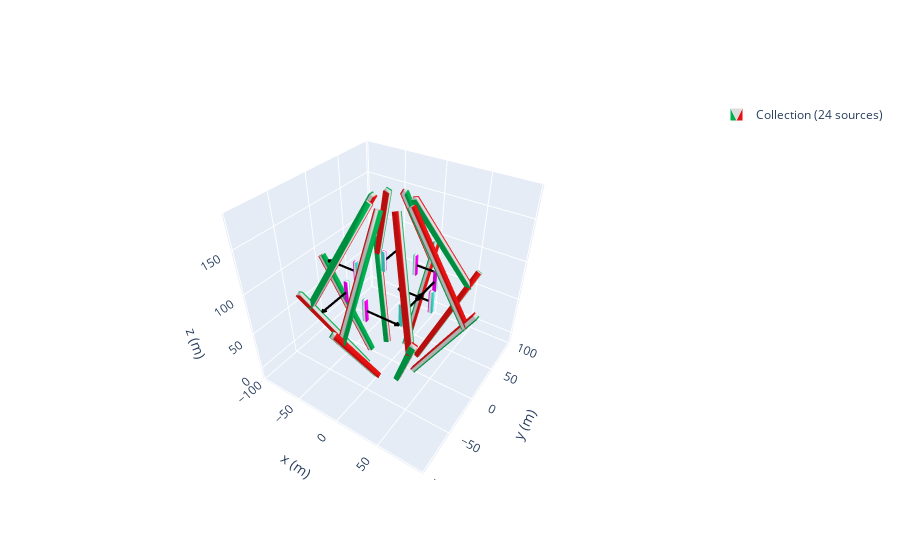

Notebook cell for this chart:
### Code cell
zeeman_prof = magpy.Collection()
j = 30
n = 8
a = 0# distance it circles aroundthe center 
c = 30 #angle of first bar
d =  30#angle of second bar(24)
b = -190# distnace the two section of the array are apart from each other
k = -100 #the first and second magnent are apart
e = 40
l = -10
p= -20# distance the thrid and 4th magnet are apart from each other
m  = -40
mystyle = mstyle = dict(
    mode="color+arrow",
    color=dict(north="magenta", middle="white", south="turquoise"),
    arrow=dict(width=2, color="k")
)
angles = np.linspace(0, 360, n, endpoint=False)
for i in angles:
    cube1= magpy.magnet.Cuboid(
    dimension=(6,6,125),
    polarization=(-(1.080),0,0),
    position=(70+a+l,0,140+k))
    cube2 = magpy.magnet.Cuboid(dimension= (4,4,25),
    polarization=(-1.17,0,0),
    position=(55+a+l,0,50+e),style_magnetization = mystyle)
    cube3= magpy.magnet.Cuboid(
    dimension=(6,6,125),
    polarization=(1.08,0,0),
    position=(91.5+m,0,320+b))
    cube4 = magpy.magnet.Cuboid(dimension= (4,4,25),
    polarization=(1.17,0,0),
    position=(140+a+p+m,0,90),)
  

#     cube5 = magpy.magnet.Cuboid(dimension= (4,4,25),
#     polarization=(-1.17,0,0),
#     position=(90+a+p+m,0,190))

#     cube6 = magpy.magnet.Cuboid(dimension= (4,4,25),
#     polarization=(-1.17,0,0),
#     position=(80+a+p+m,0,200),
# )
   


    cube1.rotate_from_angax(i, 'z')
    cube1.rotate_from_angax(c, 'y',)
    cube1.rotate_from_angax(i, 'z', anchor=0)
 
 
    cube2.rotate_from_angax(i, 'z',anchor = 0)
    cube2.rotate_from_angax(i, 'z')
    cube3.rotate_from_angax(i, 'z', anchor=0)
    cube3.rotate_from_angax(-d, 'y')
    cube3.rotate_from_angax(i, 'z')
  
    #cube4.rotate_from_angax(i, 'z', anchor=0)
    #cube4.rotate_from_angax(-d, 'y')
    #cube4.rotate_from_angax(i, 'z')
    # cube5.rotate_from_angax(i, 'z', anchor=0)
    # cube5.rotate_from_angax(i, 'z')
    # cube6.rotate_from_angax(i, 'z', anchor=0)
    # cube6.rotate_from_angax(i, 'z')

    zeeman_prof.add(cube1)
    zeeman_prof.add(cube2)
    zeeman_prof.add(cube3)
    #zeeman_prof.add(cube4)
    # zeeman_prof.add(cube5)
    # zeeman_prof.add(cube6)
    j = j+1
magpy.show(zeeman_prof.rotate_from_angax(0,'x'), backend='plotly',)

### Figure 1 — Plotly figure (JSON) as saved in the notebook; plotly's stock layout.template omitted (floating-point values rounded to 4 significant figures; data arrays with more than 128 entries replaced by an {"elided": "..."} marker saying what was removed)
{"data": [{"color": "#2e91e5", "colorscale": [[0, "#00b050"], [0.16, "#00b050"], [0.26, "#dddddd"], [0.74, "#dddddd"], [0.84, "#e71111"], [1, "#e71111"]], "i": {"elided": "192 int values"}, "intensity": [1, 1, 0, 0, 1, 1, 0, 0, 0, 0, 1, 1, 0, 0, 1, 1, 1, 1, 0, 0, 1, 1, 0, 0, 0, 0, 1, 1, 0, 0, 1, 1, 1, 1, 0, 0, 1, 1, 0, 0, 0, 0, 1, 1, 0, 0, 1, 1, 1, 1, 0, 0, 1, 1, 0, 0, 0, 0, 1, 1, 0, 0, 1, 1, 1, 1, 0, 0, 1, 1, 0, 0, 0, 0, 1, 1, 0, 0, 1, 1, 1, 1, 0, 0, 1, 1, 0, 0, 0, 0, 1, 1, 0, 0, 1, 1, 1, 1, 0, 0, 1, 1, 0, 0, 0, 0, 1, 1, 0, 0, 1, 1, 1, 1, 0, 0, 1, 1, 0, 0, 0, 0, 1, 1, 0, 0, 1, 1], "j": {"elided": "192 int values"}, "k": {"elided": "192 int values"}, "legendgroup": "Collection(id=1763009385568)", "name": "Collection (24 sources)", "opacity": 1, "showlegend": true, "showscale": false, "type": "mesh3d", "x": [26.15, 26.15, 31.35, 31.35, 88.65, 88.65, 93.85, 93.85, 80.15, 80.15, 85.35, 85.35, 17.65, 17.65, 22.85, 22.85, 23.33, 17.73, 17.33, 22.93, 67.52, 61.93, 61.52, 67.12, 61.51, 55.92, 55.51, 61.11, 17.32, 11.72, 11.32, 16.92, 3.0, 3.0, -3.0, -3.0, 3.0, 3.0, -3.0, -3.0, 3.0, 3.0, -3.0, -3.0, 3.0, 3.0, -3.0, -3.0, -22.93, -17.33, -17.73, -23.33, -67.12, -61.52, -61.93, -67.52, -61.11, -55.51, -55.92, -61.51, -16.92, -11.32, -11.72, -17.32, -31.35, -31.35, -26.15, -26.15, -93.85, -93.85, -88.65, -88.65, -85.35, -85.35, -80.15, -80.15, -22.85, -22.85, -17.65, -17.65, -17.33, -22.93, -23.33, -17.73, -61.52, -67.12, -67.52, -61.93, -55.51, -61.11, -61.51, -55.92, -11.32, -16.92, -17.32, -11.72, 3.0, 3.0, -3.0, -3.0, 3.0, 3.0, -3.0, -3.0, 3.0, 3.0, -3.0, -3.0, 3.0, 3.0, -3.0, -3.0, 17.73, 23.33, 22.93, 17.33, 61.93, 67.52, 67.12, 61.52, 55.92, 61.51, 61.11, 55.51, 11.72, 17.32, 16.92, 11.32], "y": [-3, 3, 3, -3, -3, 3, 3, -3, -3, 3, 3, -3, -3, 3, 3, -3, 17.33, 17.73, 23.33, 22.93, 61.52, 61.93, 67.52, 67.12, 55.51, 55.92, 61.51, 61.11, 11.32, 11.72, 17.32, 16.92, 31.35, 26.15, 26.15, 31.35, 93.85, 88.65, 88.65, 93.85, 85.35, 80.15, 80.15, 85.35, 22.85, 17.65, 17.65, 22.85, 22.93, 23.33, 17.73, 17.33, 67.12, 67.52, 61.93, 61.52, 61.11, 61.51, 55.92, 55.51, 16.92, 17.32, 11.72, 11.32, -3.0, 3.0, 3.0, -3.0, -3.0, 3.0, 3.0, -3.0, -3.0, 3.0, 3.0, -3.0, -3.0, 3.0, 3.0, -3.0, -23.33, -22.93, -17.33, -17.73, -67.52, -67.12, -61.52, -61.93, -61.51, -61.11, -55.51, -55.92, -17.32, -16.92, -11.32, -11.72, -26.15, -31.35, -31.35, -26.15, -88.65, -93.85, -93.85, -88.65, -80.15, -85.35, -85.35, -80.15, -17.65, -22.85, -22.85, -17.65, -17.73, -17.33, -22.93, -23.33, -61.93, -61.52, -67.12, -67.52, -55.92, -55.51, -61.11, -61.51, -11.72, -11.32, -16.92, -17.32], "z": [-12.63, -12.63, -15.63, -15.63, 95.63, 95.63, 92.63, 92.63, 74.37, 74.37, 77.37, 77.37, 182.6, 182.6, 185.6, 185.6, -14.13, -12.01, -14.13, -16.25, 94.13, 96.25, 94.13, 92.01, 75.87, 73.75, 75.87, 77.99, 184.1, 182.0, 184.1, 186.2, -15.63, -12.63, -12.63, -15.63, 92.63, 95.63, 95.63, 92.63, 77.37, 74.37, 74.37, 77.37, 185.6, 182.6, 182.6, 185.6, -16.25, -14.13, -12.01, -14.13, 92.01, 94.13, 96.25, 94.13, 77.99, 75.87, 73.75, 75.87, 186.2, 184.1, 182.0, 184.1, -15.63, -15.63, -12.63, -12.63, 92.63, 92.63, 95.63, 95.63, 77.37, 77.37, 74.37, 74.37, 185.6, 185.6, 182.6, 182.6, -14.13, -16.25, -14.13, -12.01, 94.13, 92.01, 94.13, 96.25, 75.87, 77.99, 75.87, 73.75, 184.1, 186.2, 184.1, 182.0, -12.63, -15.63, -15.63, -12.63, 95.63, 92.63, 92.63, 95.63, 74.37, 77.37, 77.37, 74.37, 182.6, 185.6, 185.6, 182.6, -12.01, -14.13, -16.25, -14.13, 96.25, 94.13, 92.01, 94.13, 73.75, 75.87, 77.99, 75.87, 182.0, 184.1, 186.2, 184.1]}, {"color": "#2e91e5", "colorscale": [[0, "turquoise"], [0.16, "turquoise"], [0.26, "white"], [0.74, "white"], [0.84, "magenta"], [1, "magenta"]], "i": [7, 0, 0, 0, 4, 4, 2, 6, 4, 0, 3, 7, 15, 8, 8, 8, 12, 12, 10, 14, 12, 8, 11, 15, 23, 16, 16, 16, 20, 20, 18, 22, 20, 16, 19, 23, 31, 24, 24, 24, 28, 28, 26, 30, 28, 24, 27, 31, 39, 32, 32, 32, 36, 36, 34, 38, 36, 32, 35, 39, 47, 40, 40, 40, 44, 44, 42, 46, 44, 40, 43, 47, 55, 48, 48, 48, 52, 52, 50, 54, 52, 48, 51, 55, 63, 56, 56, 56, 60, 60, 58, 62, 60, 56, 59, 63], "intensity": [1, 1, 0, 0, 1, 1, 0, 0, 1, 1, 0, 0, 1, 1, 0, 0, 1, 1, 0, 0, 1, 1, 0, 0, 1, 1, 0, 0, 1, 1, 0, 0, 1, 1, 0, 0, 1, 1, 0, 0, 1, 1, 0, 0, 1, 1, 0, 0, 1, 1, 0, 0, 1, 1, 0, 0, 1, 1, 0, 0, 1, 1, 0, 0], "j": [0, 7, 1, 2, 6, 7, 1, 2, 5, 5, 2, 2, 8, 15, 9, 10, 14, 15, 9, 10, 13, 13, 10, 10, 16, 23, 17, 18, 22, 23, 17, 18, 21, 21, 18, 18, 24, 31, 25, 26, 30, 31, 25, 26, 29, 29, 26, 26, 32, 39, 33, 34, 38, 39, 33, 34, 37, 37, 34, 34, 40, 47, 41, 42, 46, 47, 41, 42, 45, 45, 42, 42, 48, 55, 49, 50, 54, 55, 49, 50, 53, 53, 50, 50, 56, 63, 57, 58, 62, 63, 57, 58, 61, 61, 58, 58], "k": [3, 4, 2, 3, 5, 6, 5, 5, 0, 1, 7, 6, 11, 12, 10, 11, 13, 14, 13, 13, 8, 9, 15, 14, 19, 20, 18, 19, 21, 22, 21, 21, 16, 17, 23, 22, 27, 28, 26, 27, 29, 30, 29, 29, 24, 25, 31, 30, 35, 36, 34, 35, 37, 38, 37, 37, 32, 33, 39, 38, 43, 44, 42, 43, 45, 46, 45, 45, 40, 41, 47, 46, 51, 52, 50, 51, 53, 54, 53, 53, 48, 49, 55, 54, 59, 60, 58, 59, 61, 62, 61, 61, 56, 57, 63, 62], "legendgroup": "Collection(id=1763009385568)", "name": "Collection (24 sources)", "opacity": 1, "showlegend": false, "showscale": false, "type": "mesh3d", "x": [43, 43, 47, 47, 43, 43, 47, 47, 33.82, 29.82, 29.82, 33.82, 33.82, 29.82, 29.82, 33.82, 2.0, 2.0, -2.0, -2.0, 2.0, 2.0, -2.0, -2.0, -33.82, -29.82, -29.82, -33.82, -33.82, -29.82, -29.82, -33.82, -47, -47, -43, -43, -47, -47, -43, -43, -29.82, -33.82, -33.82, -29.82, -29.82, -33.82, -33.82, -29.82, 2.0, 2.0, -2.0, -2.0, 2.0, 2.0, -2.0, -2.0, 29.82, 33.82, 33.82, 29.82, 29.82, 33.82, 33.82, 29.82], "y": [-2, 2, 2, -2, -2, 2, 2, -2, 29.82, 29.82, 33.82, 33.82, 29.82, 29.82, 33.82, 33.82, 47, 43, 43, 47, 47, 43, 43, 47, 33.82, 33.82, 29.82, 29.82, 33.82, 33.82, 29.82, 29.82, -2.0, 2.0, 2.0, -2.0, -2.0, 2.0, 2.0, -2.0, -33.82, -33.82, -29.82, -29.82, -33.82, -33.82, -29.82, -29.82, -43, -47, -47, -43, -43, -47, -47, -43, -29.82, -29.82, -33.82, -33.82, -29.82, -29.82, -33.82, -33.82], "z": [77.5, 77.5, 77.5, 77.5, 102.5, 102.5, 102.5, 102.5, 77.5, 77.5, 77.5, 77.5, 102.5, 102.5, 102.5, 102.5, 77.5, 77.5, 77.5, 77.5, 102.5, 102.5, 102.5, 102.5, 77.5, 77.5, 77.5, 77.5, 102.5, 102.5, 102.5, 102.5, 77.5, 77.5, 77.5, 77.5, 102.5, 102.5, 102.5, 102.5, 77.5, 77.5, 77.5, 77.5, 102.5, 102.5, 102.5, 102.5, 77.5, 77.5, 77.5, 77.5, 102.5, 102.5, 102.5, 102.5, 77.5, 77.5, 77.5, 77.5, 102.5, 102.5, 102.5, 102.5]}, {"legendgroup": "Collection(id=1763009385568)", "line": {"color": "black", "dash": "solid", "width": 4.4}, "mode": "lines", "name": "Collection (24 sources)", "opacity": 1, "showlegend": false, "type": "scatter3d", "x": [null, 45, 7.5, 11.25, 7.5, 11.25, 7.5, 7.5, null, 31.82, 31.82, 34.07, 31.82, 29.57, 31.82, 31.82, null, 9.992e-15, 37.5, 33.75, 37.5, 33.75, 37.5, 37.5, null, -31.82, -31.82, -34.07, -31.82, -29.57, -31.82, -31.82, null, -45, -82.5, -78.75, -82.5, -78.75, -82.5, -82.5, null, -31.82, -31.82, -29.57, -31.82, -34.07, -31.82, -31.82, null, -9.992e-15, 37.5, 33.75, 37.5, 33.75, 37.5, 37.5, null, 31.82, 31.82, 29.57, 31.82, 34.07, 31.82, 31.82], "y": [null, 0, 8.327e-15, -2.25, 8.327e-15, 2.25, 8.327e-15, 8.327e-15, null, 31.82, -5.68, -1.93, -5.68, -1.93, -5.68, -5.68, null, 45, 45.0, 47.25, 45.0, 42.75, 45.0, 45.0, null, 31.82, 69.32, 65.57, 69.32, 65.57, 69.32, 69.32, null, 5.511e-15, 2.302e-14, -2.25, 2.302e-14, 2.25, 2.302e-14, 2.302e-14, null, -31.82, -69.32, -65.57, -69.32, -65.57, -69.32, -69.32, null, -45, -45.0, -42.75, -45.0, -47.25, -45.0, -45.0, null, -31.82, 5.68, 1.93, 5.68, 1.93, 5.68, 5.68], "z": [null, 90, 90, 90, 90, 90, 90, 90, null, 90, 90, 90, 90, 90, 90, 90, null, 90, 90, 90, 90, 90, 90, 90, null, 90, 90, 90, 90, 90, 90, 90, null, 90, 90, 90, 90, 90, 90, 90, null, 90, 90, 90, 90, 90, 90, 90, null, 90, 90, 90, 90, 90, 90, 90, null, 90, 90, 90, 90, 90, 90, 90]}], "layout": {"legend": {"itemsizing": "constant"}, "scene": {"aspectmode": "manual", "aspectratio": {"x": 1, "y": 1, "z": 1}, "camera": {"eye": {"x": 1, "y": -1.5, "z": 1.4}}, "xaxis": {"autorange": false, "range": [-101.2, 101.2], "title": {"text": "x (m)"}}, "yaxis": {"autorange": false, "range": [-101.2, 101.2], "title": {"text": "y (m)"}}, "zaxis": {"autorange": false, "range": [-16.25, 186.2], "title": {"text": "z (m)"}}}}}
